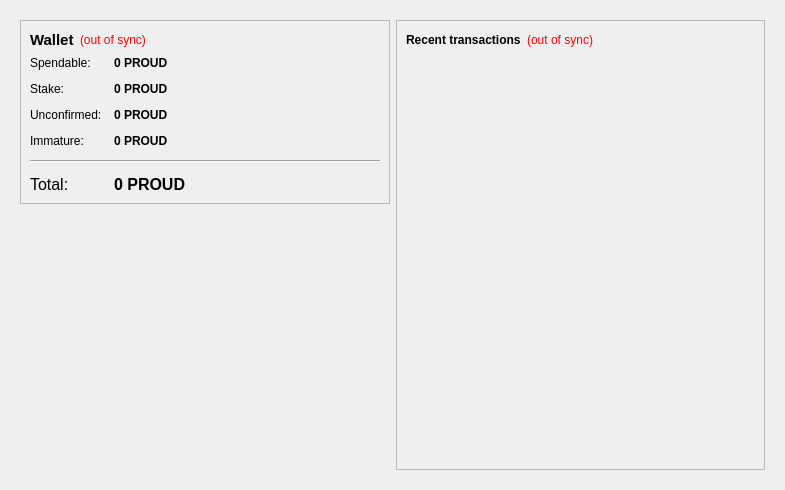
<?xml version="1.0" encoding="UTF-8"?>
<ui version="4.0">
 <class>OverviewPage</class>
 <widget class="QWidget" name="OverviewPage">
  <property name="geometry">
   <rect>
    <x>0</x>
    <y>0</y>
    <width>785</width>
    <height>490</height>
   </rect>
  </property>
  <property name="windowTitle">
   <string>Form</string>
  </property>
  <layout class="QHBoxLayout" name="horizontalLayout" stretch="0">
   <item>
    <widget class="QFrame" name="frameMain">
     <property name="frameShape">
      <enum>QFrame::NoFrame</enum>
     </property>
     <layout class="QHBoxLayout" name="horizontalLayout_3">
      <item>
       <layout class="QVBoxLayout" name="verticalLayout_2">
        <item>
         <widget class="QFrame" name="frame">
          <property name="frameShape">
           <enum>QFrame::StyledPanel</enum>
          </property>
          <property name="frameShadow">
           <enum>QFrame::Raised</enum>
          </property>
          <layout class="QVBoxLayout" name="verticalLayout_4">
           <item>
            <layout class="QHBoxLayout" name="horizontalLayout_4">
             <item>
              <widget class="QLabel" name="label_5">
               <property name="font">
                <font>
                 <pointsize>11</pointsize>
                 <weight>75</weight>
                 <bold>true</bold>
                </font>
               </property>
               <property name="text">
                <string>Wallet</string>
               </property>
              </widget>
             </item>
             <item>
              <widget class="QLabel" name="labelWalletStatus">
               <property name="toolTip">
                <string>The displayed information may be out of date. Your wallet automatically synchronizes with the PROUD Money network after a connection is established, but this process has not completed yet.</string>
               </property>
               <property name="styleSheet">
                <string notr="true">QLabel { color: red; }</string>
               </property>
               <property name="text">
                <string notr="true">(out of sync)</string>
               </property>
               <property name="alignment">
                <set>Qt::AlignLeading|Qt::AlignLeft|Qt::AlignVCenter</set>
               </property>
              </widget>
             </item>
             <item>
              <spacer name="horizontalSpacer_2">
               <property name="orientation">
                <enum>Qt::Horizontal</enum>
               </property>
               <property name="sizeHint" stdset="0">
                <size>
                 <width>40</width>
                 <height>20</height>
                </size>
               </property>
              </spacer>
             </item>
            </layout>
           </item>
           <item>
            <layout class="QFormLayout" name="formLayout_2">
             <property name="fieldGrowthPolicy">
              <enum>QFormLayout::AllNonFixedFieldsGrow</enum>
             </property>
             <property name="horizontalSpacing">
              <number>12</number>
             </property>
             <property name="verticalSpacing">
              <number>12</number>
             </property>
             <item row="0" column="0">
              <widget class="QLabel" name="label">
               <property name="text">
                <string>Spendable:</string>
               </property>
              </widget>
             </item>
             <item row="0" column="1">
              <widget class="QLabel" name="labelBalance">
               <property name="font">
                <font>
                 <weight>75</weight>
                 <bold>true</bold>
                </font>
               </property>
               <property name="cursor">
                <cursorShape>IBeamCursor</cursorShape>
               </property>
               <property name="toolTip">
                <string>Your current spendable balance</string>
               </property>
               <property name="text">
                <string notr="true">0 PROUD</string>
               </property>
               <property name="textInteractionFlags">
                <set>Qt::LinksAccessibleByMouse|Qt::TextSelectableByKeyboard|Qt::TextSelectableByMouse</set>
               </property>
              </widget>
             </item>
             <item row="1" column="0">
              <widget class="QLabel" name="label_6">
               <property name="text">
                <string>Stake:</string>
               </property>
              </widget>
             </item>
             <item row="1" column="1">
              <widget class="QLabel" name="labelStake">
               <property name="font">
                <font>
                 <weight>75</weight>
                 <bold>true</bold>
                </font>
               </property>
               <property name="cursor">
                <cursorShape>IBeamCursor</cursorShape>
               </property>
               <property name="toolTip">
                <string>Total of coins that was staked, and do not yet count toward the current balance</string>
               </property>
               <property name="text">
                <string notr="true">0 PROUD</string>
               </property>
               <property name="textInteractionFlags">
                <set>Qt::LinksAccessibleByMouse|Qt::TextSelectableByKeyboard|Qt::TextSelectableByMouse</set>
               </property>
              </widget>
             </item>
             <item row="2" column="0">
              <widget class="QLabel" name="label_3">
               <property name="text">
                <string>Unconfirmed:</string>
               </property>
              </widget>
             </item>
             <item row="2" column="1">
              <widget class="QLabel" name="labelUnconfirmed">
               <property name="font">
                <font>
                 <weight>75</weight>
                 <bold>true</bold>
                </font>
               </property>
               <property name="cursor">
                <cursorShape>IBeamCursor</cursorShape>
               </property>
               <property name="toolTip">
                <string>Total of transactions that have yet to be confirmed, and do not yet count toward the current balance</string>
               </property>
               <property name="text">
                <string notr="true">0 PROUD</string>
               </property>
               <property name="textInteractionFlags">
                <set>Qt::LinksAccessibleByMouse|Qt::TextSelectableByKeyboard|Qt::TextSelectableByMouse</set>
               </property>
              </widget>
             </item>
             <item row="3" column="0">
              <widget class="QLabel" name="labelImmatureText">
               <property name="text">
                <string>Immature:</string>
               </property>
              </widget>
             </item>
             <item row="3" column="1">
              <widget class="QLabel" name="labelImmature">
               <property name="font">
                <font>
                 <weight>75</weight>
                 <bold>true</bold>
                </font>
               </property>
               <property name="toolTip">
                <string>Mined balance that has not yet matured</string>
               </property>
               <property name="text">
                <string notr="true">0 PROUD</string>
               </property>
               <property name="textInteractionFlags">
                <set>Qt::LinksAccessibleByMouse|Qt::TextSelectableByKeyboard|Qt::TextSelectableByMouse</set>
               </property>
              </widget>
             </item>
             <item row="4" column="0" colspan="2">
              <widget class="Line" name="line">
               <property name="orientation">
                <enum>Qt::Horizontal</enum>
               </property>
              </widget>
             </item>
             <item row="5" column="0">
              <widget class="QLabel" name="labelTotalText">
               <property name="font">
                <font>
                 <pointsize>12</pointsize>
                </font>
               </property>
               <property name="text">
                <string>Total:</string>
               </property>
              </widget>
             </item>
             <item row="5" column="1">
              <widget class="QLabel" name="labelTotal">
               <property name="font">
                <font>
                 <pointsize>12</pointsize>
                 <weight>75</weight>
                 <bold>true</bold>
                </font>
               </property>
               <property name="cursor">
                <cursorShape>IBeamCursor</cursorShape>
               </property>
               <property name="toolTip">
                <string>Your current total balance</string>
               </property>
               <property name="text">
                <string notr="true">0 PROUD</string>
               </property>
               <property name="textInteractionFlags">
                <set>Qt::LinksAccessibleByMouse|Qt::TextSelectableByKeyboard|Qt::TextSelectableByMouse</set>
               </property>
              </widget>
             </item>
            </layout>
           </item>
          </layout>
         </widget>
        </item>
        <item>
         <spacer name="verticalSpacer">
          <property name="orientation">
           <enum>Qt::Vertical</enum>
          </property>
          <property name="sizeHint" stdset="0">
           <size>
            <width>20</width>
            <height>40</height>
           </size>
          </property>
         </spacer>
        </item>
        <item>
         <widget class="QLabel" name="label_2">
          <property name="text">
           <string/>
          </property>
          <property name="pixmap">
           <pixmap resource="../bitcoin.qrc">:/images/wallet</pixmap>
          </property>
          <property name="alignment">
           <set>Qt::AlignCenter</set>
          </property>
         </widget>
        </item>
       </layout>
      </item>
      <item>
       <layout class="QVBoxLayout" name="verticalLayout_3">
        <item>
         <widget class="QFrame" name="frame_2">
          <property name="frameShape">
           <enum>QFrame::StyledPanel</enum>
          </property>
          <property name="frameShadow">
           <enum>QFrame::Raised</enum>
          </property>
          <layout class="QVBoxLayout" name="verticalLayout">
           <item>
            <layout class="QHBoxLayout" name="horizontalLayout_2">
             <item>
              <widget class="QLabel" name="label_4">
               <property name="text">
                <string>&lt;b&gt;Recent transactions&lt;/b&gt;</string>
               </property>
              </widget>
             </item>
             <item>
              <widget class="QLabel" name="labelTransactionsStatus">
               <property name="toolTip">
                <string>The displayed information may be out of date. Your wallet automatically synchronizes with the PROUD Money network after a connection is established, but this process has not completed yet.</string>
               </property>
               <property name="styleSheet">
                <string notr="true">QLabel { color: red; }</string>
               </property>
               <property name="text">
                <string notr="true">(out of sync)</string>
               </property>
               <property name="alignment">
                <set>Qt::AlignRight|Qt::AlignTrailing|Qt::AlignVCenter</set>
               </property>
              </widget>
             </item>
             <item>
              <spacer name="horizontalSpacer">
               <property name="orientation">
                <enum>Qt::Horizontal</enum>
               </property>
               <property name="sizeHint" stdset="0">
                <size>
                 <width>40</width>
                 <height>20</height>
                </size>
               </property>
              </spacer>
             </item>
            </layout>
           </item>
           <item>
            <widget class="QListView" name="listTransactions">
             <property name="styleSheet">
              <string notr="true">QListView { background: transparent; }</string>
             </property>
             <property name="frameShape">
              <enum>QFrame::NoFrame</enum>
             </property>
             <property name="verticalScrollBarPolicy">
              <enum>Qt::ScrollBarAlwaysOff</enum>
             </property>
             <property name="horizontalScrollBarPolicy">
              <enum>Qt::ScrollBarAlwaysOff</enum>
             </property>
             <property name="selectionMode">
              <enum>QAbstractItemView::NoSelection</enum>
             </property>
            </widget>
           </item>
          </layout>
         </widget>
        </item>
       </layout>
      </item>
     </layout>
    </widget>
   </item>
  </layout>
 </widget>
 <resources>
  <include location="../bitcoin.qrc"/>
 </resources>
 <connections/>
</ui>
